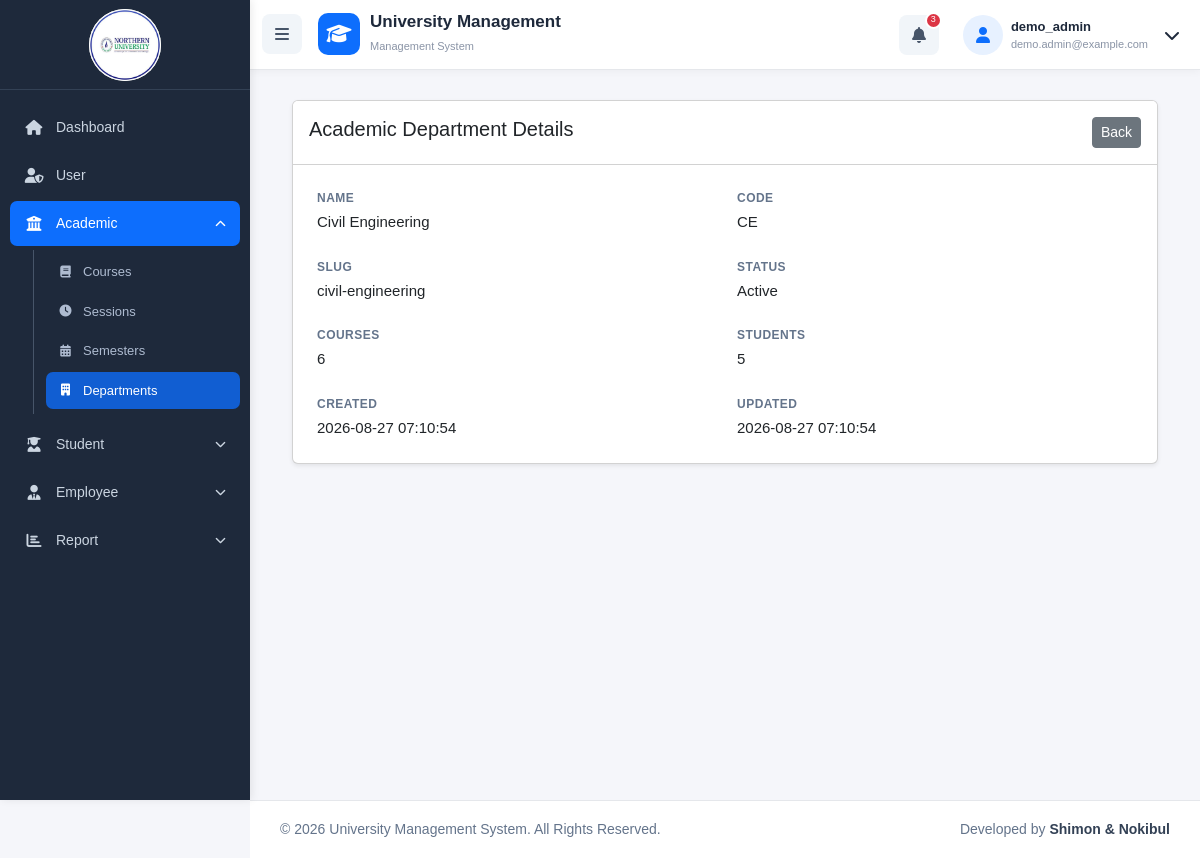
Page /departments/view.php?id=5 (signed in) on the committed database.
### tables this page shows
CREATE TABLE `department` (
  `id` int UNSIGNED NOT NULL,
  `department_name` varchar(150) NOT NULL,
  `department_code` varchar(50) NOT NULL,
  `slug` varchar(150) NOT NULL,
  `status` tinyint(1) NOT NULL DEFAULT '1' COMMENT '1=Active, 0=Inactive',
  `created_at` timestamp NULL DEFAULT CURRENT_TIMESTAMP,
  `updated_at` timestamp NULL DEFAULT CURRENT_TIMESTAMP ON UPDATE CURRENT_TIMESTAMP
);

### departments/view.php (the view)
<?php
require_once '../config/database.php';require_once '../includes/auth.php';$id=(int)($_GET['id']??0);$stmt=mysqli_prepare($conn,'SELECT d.*,(SELECT COUNT(*) FROM course c WHERE c.department_id=d.id) course_count,(SELECT COUNT(*) FROM students s WHERE s.department_id=d.id) student_count FROM department d WHERE d.id=?');mysqli_stmt_bind_param($stmt,'i',$id);mysqli_stmt_execute($stmt);$row=mysqli_fetch_assoc(mysqli_stmt_get_result($stmt));mysqli_stmt_close($stmt);if(!$row){header('Location: index.php');exit;}require_once '../includes/header.php';require_once '../includes/navbar.php';?>
<div class="main-content"><div class="container-fluid"><div class="card shadow-sm"><div class="card-header bg-white d-flex justify-content-between py-3"><h5 class="mb-0">Academic Department Details</h5><a class="btn btn-secondary btn-sm" href="index.php">Back</a></div><div class="card-body p-4"><div class="row g-4"><?php foreach(['Name'=>$row['department_name'],'Code'=>$row['department_code'],'Slug'=>$row['slug'],'Status'=>$row['status']==1?'Active':'Inactive','Courses'=>$row['course_count'],'Students'=>$row['student_count'],'Created'=>$row['created_at'],'Updated'=>$row['updated_at']] as $label=>$value):?><div class="col-md-6"><div class="detail-label"><?=htmlspecialchars($label)?></div><div class="detail-value"><?=htmlspecialchars((string)$value)?></div></div><?php endforeach;?></div></div></div></div></div><?php require_once '../includes/footer.php';?>

### css/style.css (style rules this page uses)
* { box-sizing: border-box; }
.detail-label { color: #64748b; font-size: 12px; font-weight: 700; letter-spacing: .04em; text-transform: uppercase; }
.detail-value { margin-top: 4px; font-size: 15px; overflow-wrap: anywhere; }
body { margin: 0; background: #f5f6fa; font-family: Arial, sans-serif; min-height: 100vh; color: #1e293b; }
.main-content { margin-left: 250px; padding: 30px; padding-top: 100px; min-height: 100vh; box-sizing: border-box; }

### rows in the picture
department: department_name "Civil Engineering", department_code "CE", slug "civil-engineering"

### other values in the picture
$_SESSION['username'] "demo_admin"
$_SESSION['user_email'] "demo.admin@example.com"
$label "NAME"
$label "CODE"
$label "SLUG"
$label "STATUS"
$value "Active"
$label "COURSES"
$value "6"
$label "STUDENTS"
$value "5"
$label "CREATED"
$value "2026-08-27 07:10:54"
$label "UPDATED"
